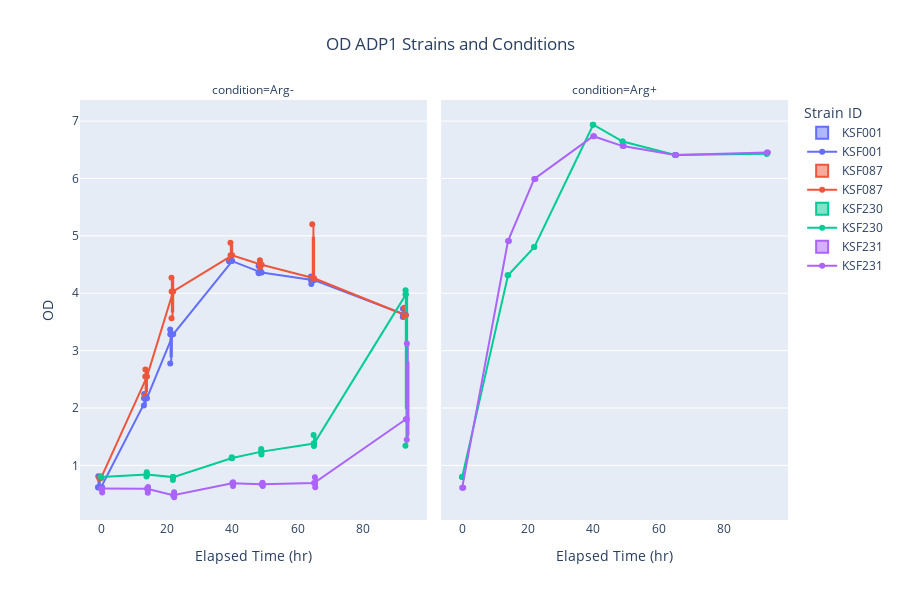

Notebook code for this chart:
### Code cell
# Create the boxplot for the triplicates
box_fig = px.box(
    df_od,
    x='elapsed_time_hr',
    y='od_sample',
    color='strain_id',
    facet_col='condition',
    facet_col_wrap=2,
    points='all',  # Show all points
    title='OD ADP1 Strains and Conditions',
    labels={
        'elapsed_time_hr': 'Elapsed Time (hr)',
        'od_sample': 'OD',
        'strain_id': 'Strain ID'
    },
)

# Create the line plot for the means
line_fig = px.line(
    # od means
    df_od.groupby(['elapsed_time_hr', 'strain_id', 'condition']).od_sample.median().reset_index(),
    x='elapsed_time_hr',
    y='od_sample',
    color='strain_id',
    facet_col='condition',
    markers=True
)
box_fig.add_traces(line_fig['data'])

# Adjust the layout to make the box plots narrower
box_fig.update_layout(
    title_x=0.5,
    showlegend=True,
    legend_title_text='Strain ID',
    boxmode='group',
    boxgap=.8,  # Gap between boxes in the same group (0.5 makes them narrower)
    boxgroupgap=0,  # Gap between different groups of boxes,
    height=600,
)

### Figure 1 — Plotly figure (JSON) as saved in the notebook; plotly's stock layout.template omitted (floating-point values rounded to 4 significant figures)
{"data": [{"alignmentgroup": "True", "boxpoints": "all", "hovertemplate": "Strain ID=KSF001<br>condition=Arg-<br>Elapsed Time (hr)=%{x}<br>OD=%{y}<extra></extra>", "legendgroup": "KSF001", "marker": {"color": "#636efa"}, "name": "KSF001", "notched": false, "offsetgroup": "KSF001", "orientation": "v", "showlegend": true, "x": [0.0, 0.0, 0.0, 14.0, 14.0, 14.0, 22.0, 22.0, 22.0, 40.0, 40.0, 40.0, 49.0, 49.0, 49.0, 65.0, 65.0, 65.0, 93.0, 93.0, 93.0], "x0": " ", "xaxis": "x", "y": [0.62, 0.812, 0.616, 2.244, 2.044, 2.172, 3.368, 2.776, 3.284, 4.572, 4.556, 4.56, 4.36, 4.348, 4.476, 4.292, 4.16, 4.228, 3.728, 3.584, 3.62], "y0": " ", "yaxis": "y", "type": "box"}, {"alignmentgroup": "True", "boxpoints": "all", "hovertemplate": "Strain ID=KSF087<br>condition=Arg-<br>Elapsed Time (hr)=%{x}<br>OD=%{y}<extra></extra>", "legendgroup": "KSF087", "marker": {"color": "#EF553B"}, "name": "KSF087", "notched": false, "offsetgroup": "KSF087", "orientation": "v", "showlegend": true, "x": [0.0, 0.0, 0.0, 14.0, 14.0, 14.0, 22.0, 22.0, 22.0, 40.0, 40.0, 40.0, 49.0, 49.0, 49.0, 65.0, 65.0, 65.0, 93.0, 93.0, 93.0], "x0": " ", "xaxis": "x", "y": [0.784, 0.796, 0.768, 2.212, 2.672, 2.548, 3.564, 4.268, 4.032, 4.66, 4.592, 4.88, 4.404, 4.576, 4.496, 4.232, 5.204, 4.26, 3.616, 3.592, 3.748], "y0": " ", "yaxis": "y", "type": "box"}, {"alignmentgroup": "True", "boxpoints": "all", "hovertemplate": "Strain ID=KSF230<br>condition=Arg-<br>Elapsed Time (hr)=%{x}<br>OD=%{y}<extra></extra>", "legendgroup": "KSF230", "marker": {"color": "#00cc96"}, "name": "KSF230", "notched": false, "offsetgroup": "KSF230", "orientation": "v", "showlegend": true, "x": [0.0, 0.0, 0.0, 14.0, 14.0, 14.0, 22.0, 22.0, 22.0, 40.0, 40.0, 40.0, 49.0, 49.0, 49.0, 65.0, 65.0, 65.0, 93.0, 93.0, 93.0], "x0": " ", "xaxis": "x", "y": [0.796, 0.812, 0.78, 0.84, 0.88, 0.808, 0.8, 0.796, 0.744, 1.124, 1.144, 1.128, 1.284, 1.24, 1.188, 1.34, 1.38, 1.528, 4.052, 3.976, 1.344], "y0": " ", "yaxis": "y", "type": "box"}, {"alignmentgroup": "True", "boxpoints": "all", "hovertemplate": "Strain ID=KSF230<br>condition=Arg+<br>Elapsed Time (hr)=%{x}<br>OD=%{y}<extra></extra>", "legendgroup": "KSF230", "marker": {"color": "#00cc96"}, "name": "KSF230", "notched": false, "offsetgroup": "KSF230", "orientation": "v", "showlegend": false, "x": [0.0, 14.0, 22.0, 40.0, 49.0, 65.0, 93.0], "x0": " ", "xaxis": "x2", "y": [0.8, 4.312, 4.804, 6.936, 6.644, 6.408, 6.432], "y0": " ", "yaxis": "y2", "type": "box"}, {"alignmentgroup": "True", "boxpoints": "all", "hovertemplate": "Strain ID=KSF231<br>condition=Arg-<br>Elapsed Time (hr)=%{x}<br>OD=%{y}<extra></extra>", "legendgroup": "KSF231", "marker": {"color": "#ab63fa"}, "name": "KSF231", "notched": false, "offsetgroup": "KSF231", "orientation": "v", "showlegend": true, "x": [0.0, 0.0, 0.0, 14.0, 14.0, 14.0, 22.0, 22.0, 22.0, 40.0, 40.0, 40.0, 49.0, 49.0, 49.0, 65.0, 65.0, 65.0, 93.0, 93.0, 93.0], "x0": " ", "xaxis": "x", "y": [0.528, 0.62, 0.596, 0.524, 0.624, 0.592, 0.444, 0.532, 0.48, 0.64, 0.708, 0.688, 0.64, 0.696, 0.672, 0.62, 0.792, 0.692, 3.124, 1.448, 1.804], "y0": " ", "yaxis": "y", "type": "box"}, {"alignmentgroup": "True", "boxpoints": "all", "hovertemplate": "Strain ID=KSF231<br>condition=Arg+<br>Elapsed Time (hr)=%{x}<br>OD=%{y}<extra></extra>", "legendgroup": "KSF231", "marker": {"color": "#ab63fa"}, "name": "KSF231", "notched": false, "offsetgroup": "KSF231", "orientation": "v", "showlegend": false, "x": [0.0, 14.0, 22.0, 40.0, 49.0, 65.0, 93.0], "x0": " ", "xaxis": "x2", "y": [0.612, 4.912, 5.992, 6.736, 6.564, 6.408, 6.452], "y0": " ", "yaxis": "y2", "type": "box"}, {"hovertemplate": "strain_id=KSF001<br>condition=Arg-<br>elapsed_time_hr=%{x}<br>od_sample=%{y}<extra></extra>", "legendgroup": "KSF001", "line": {"color": "#636efa", "dash": "solid"}, "marker": {"symbol": "circle"}, "mode": "lines+markers", "name": "KSF001", "orientation": "v", "showlegend": true, "x": [0.0, 14.0, 22.0, 40.0, 49.0, 65.0, 93.0], "xaxis": "x", "y": [0.62, 2.172, 3.284, 4.56, 4.36, 4.228, 3.62], "yaxis": "y", "type": "scatter"}, {"hovertemplate": "strain_id=KSF087<br>condition=Arg-<br>elapsed_time_hr=%{x}<br>od_sample=%{y}<extra></extra>", "legendgroup": "KSF087", "line": {"color": "#EF553B", "dash": "solid"}, "marker": {"symbol": "circle"}, "mode": "lines+markers", "name": "KSF087", "orientation": "v", "showlegend": true, "x": [0.0, 14.0, 22.0, 40.0, 49.0, 65.0, 93.0], "xaxis": "x", "y": [0.784, 2.548, 4.032, 4.66, 4.496, 4.26, 3.616], "yaxis": "y", "type": "scatter"}, {"hovertemplate": "strain_id=KSF230<br>condition=Arg-<br>elapsed_time_hr=%{x}<br>od_sample=%{y}<extra></extra>", "legendgroup": "KSF230", "line": {"color": "#00cc96", "dash": "solid"}, "marker": {"symbol": "circle"}, "mode": "lines+markers", "name": "KSF230", "orientation": "v", "showlegend": true, "x": [0.0, 14.0, 22.0, 40.0, 49.0, 65.0, 93.0], "xaxis": "x", "y": [0.796, 0.84, 0.796, 1.128, 1.24, 1.38, 3.976], "yaxis": "y", "type": "scatter"}, {"hovertemplate": "strain_id=KSF230<br>condition=Arg+<br>elapsed_time_hr=%{x}<br>od_sample=%{y}<extra></extra>", "legendgroup": "KSF230", "line": {"color": "#00cc96", "dash": "solid"}, "marker": {"symbol": "circle"}, "mode": "lines+markers", "name": "KSF230", "orientation": "v", "showlegend": false, "x": [0.0, 14.0, 22.0, 40.0, 49.0, 65.0, 93.0], "xaxis": "x2", "y": [0.8, 4.312, 4.804, 6.936, 6.644, 6.408, 6.432], "yaxis": "y2", "type": "scatter"}, {"hovertemplate": "strain_id=KSF231<br>condition=Arg-<br>elapsed_time_hr=%{x}<br>od_sample=%{y}<extra></extra>", "legendgroup": "KSF231", "line": {"color": "#ab63fa", "dash": "solid"}, "marker": {"symbol": "circle"}, "mode": "lines+markers", "name": "KSF231", "orientation": "v", "showlegend": true, "x": [0.0, 14.0, 22.0, 40.0, 49.0, 65.0, 93.0], "xaxis": "x", "y": [0.596, 0.592, 0.48, 0.688, 0.672, 0.692, 1.804], "yaxis": "y", "type": "scatter"}, {"hovertemplate": "strain_id=KSF231<br>condition=Arg+<br>elapsed_time_hr=%{x}<br>od_sample=%{y}<extra></extra>", "legendgroup": "KSF231", "line": {"color": "#ab63fa", "dash": "solid"}, "marker": {"symbol": "circle"}, "mode": "lines+markers", "name": "KSF231", "orientation": "v", "showlegend": false, "x": [0.0, 14.0, 22.0, 40.0, 49.0, 65.0, 93.0], "xaxis": "x2", "y": [0.612, 4.912, 5.992, 6.736, 6.564, 6.408, 6.452], "yaxis": "y2", "type": "scatter"}], "layout": {"xaxis": {"anchor": "y", "domain": [0.0, 0.49], "title": {"text": "Elapsed Time (hr)"}}, "yaxis": {"anchor": "x", "domain": [0.0, 1.0], "title": {"text": "OD"}}, "xaxis2": {"anchor": "y2", "domain": [0.51, 1.0], "matches": "x", "title": {"text": "Elapsed Time (hr)"}}, "yaxis2": {"anchor": "x2", "domain": [0.0, 1.0], "matches": "y", "showticklabels": false}, "annotations": [{"font": {}, "showarrow": false, "text": "condition=Arg-", "x": 0.245, "xanchor": "center", "xref": "paper", "y": 1.0, "yanchor": "bottom", "yref": "paper"}, {"font": {}, "showarrow": false, "text": "condition=Arg+", "x": 0.755, "xanchor": "center", "xref": "paper", "y": 1.0, "yanchor": "bottom", "yref": "paper"}], "legend": {"title": {"text": "Strain ID"}, "tracegroupgap": 0}, "title": {"text": "OD ADP1 Strains and Conditions", "x": 0.5}, "boxmode": "group", "showlegend": true, "boxgap": 0.8, "boxgroupgap": 0, "height": 600}}
